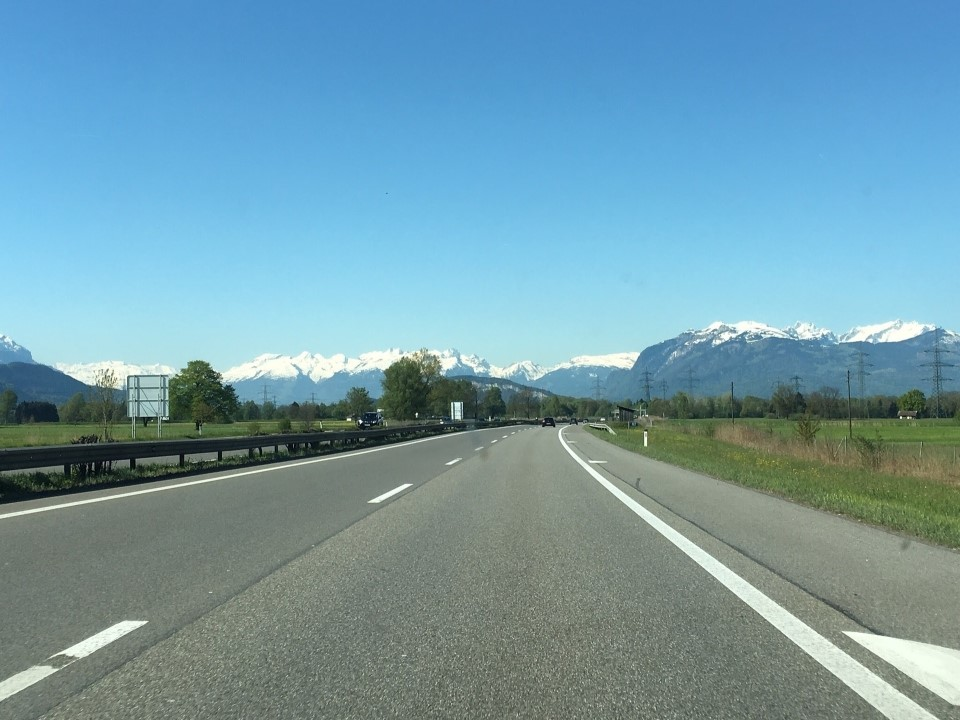
//> input picture Lane_recognition/road.jpg, 960 x 720 px
$ ./차선인식_edge_canny_   (built with g++ and OpenCV 4)
//> lines starting //> are read from the running program, lines starting //| are printed output that depends on the picture; after the words box and inside, x2 and y2 are one past the last pixel; in counts of white or black regions, pixels touching at a corner belong together
//> further down, srcImg is the input picture: 720 rows x 960 cols, CV_8UC3; mean B, G, R 169.2, 155.1, 114
#include <opencv2/opencv.hpp>
using namespace std;
using namespace cv;
Mat roi(Mat src)
{
	Mat mask;
	Scalar color;
	int width = src.cols;
//> width = 960
	int height = src.rows;
//> height = 720

	Point vertices[1][4];
	vertices[0][0] = Point(0, height);
	vertices[0][1] = Point(0, height/2 );
	vertices[0][2] = Point(width, height/2);
	vertices[0][3] = Point(width, height);

	const Point* ppt[1] = { vertices[0] };
	int npt[] = { 4 };

	if (src.channels() == 3) {
		mask = Mat::zeros(src.rows, src.cols, CV_8UC3);
		color = Scalar(255, 255, 255);
	}
	else {
		mask = Mat::zeros(src.rows, src.cols, CV_8UC1);
		color = 255;
	}

	fillPoly(mask, ppt, npt, 1, color);
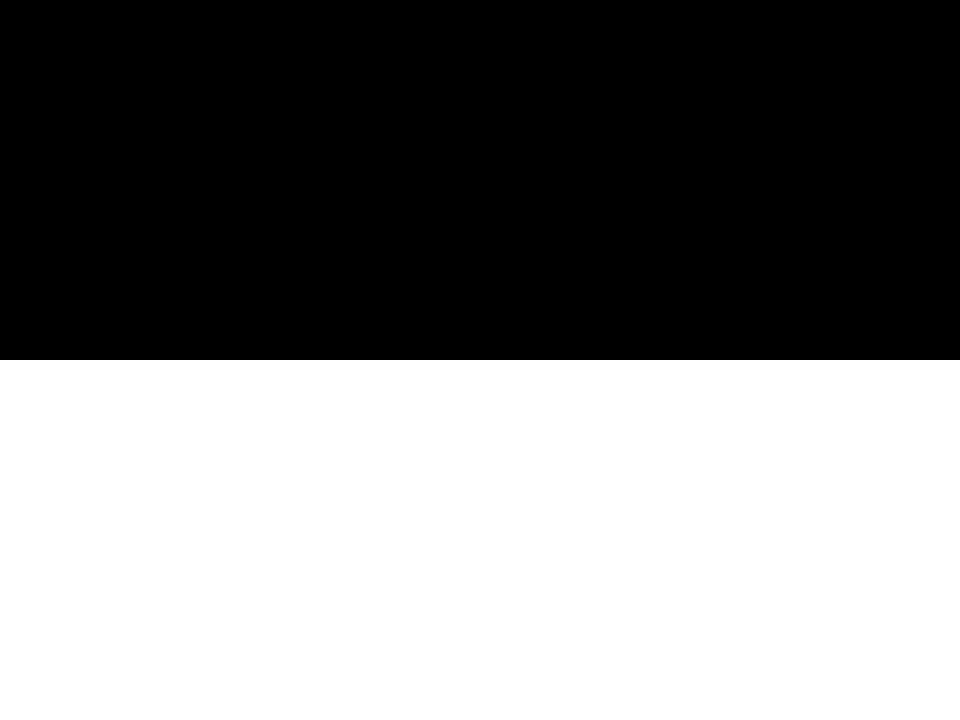
//> mask: 720 rows x 960 cols, CV_8UC3; 50% white; 1 white region, box (x1, y1, x2, y2) and area: (0, 360, 960, 720) 345600

	Mat ROI = mask & src;
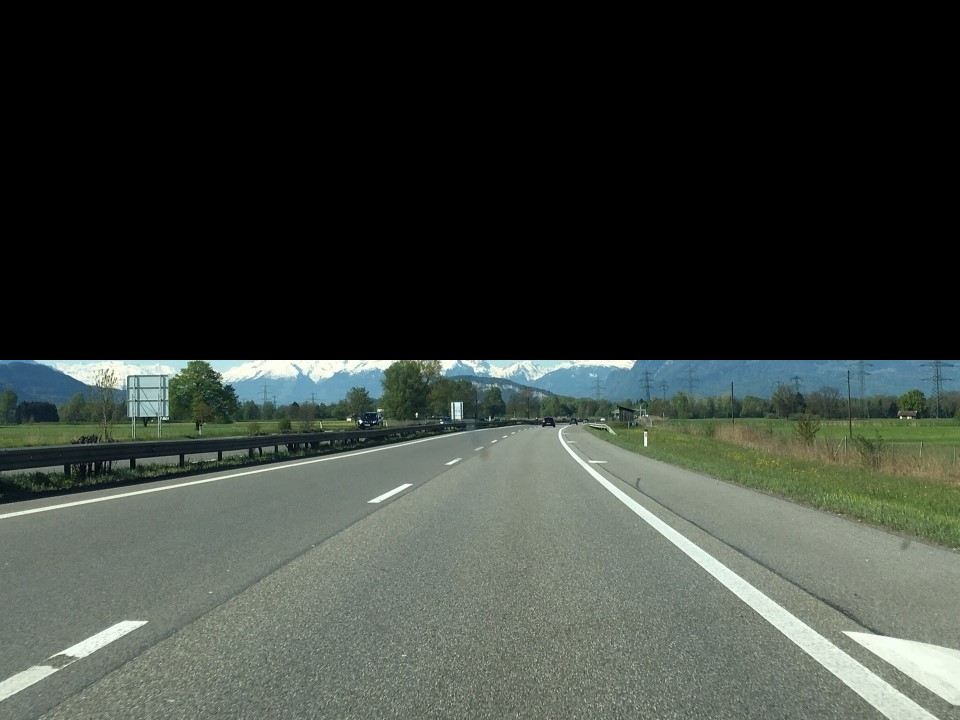
//> ROI: 720 rows x 960 cols, CV_8UC3; mean B, G, R 57.4, 63.5, 57.1

	return ROI;
}
Mat hough_lines(Mat src, int threshold=30)
{
	//threshold: r,세타 평면에서 몇개의 곡선이 한점에서 만날 때 직선으로 판단할지에 대한 최소값
	vector <Vec4i> lines;
	HoughLinesP(src, lines, 5, CV_PI/180, threshold);

	Mat dst = src.clone();  //오 이거 찾고 있었는데 개꿀팁
	for (size_t i = 0; i < lines.size(); i++) {
		Vec4i l = lines[i];

		line(dst, Point(l[0], l[1]), Point(l[2], l[3]), Scalar(0, 0, 255), 1);
	}

	return dst;
}
Mat mask_roi(Mat src, Mat mask)   //결국 색을 입힘ㅋ
{
	for (int i = src.rows / 2; i < src.rows; i++) {  //roi로 자른 부분은 무시해도 됨.
	//for(int i = 0; i < src.rows; i++){     //이거쓰면 더 멀리까지 보일순 있음 근데 엄한 흰색도 잡게됨.
		for (int j = 0; j < src.cols; j++) {
			if (mask.at<uchar>(i, j) > 200 || src.at<Vec3b>(i, j)[0] > 200
					&& src.at<Vec3b>(i, j)[1] > 200
					&&src.at<Vec3b>(i, j)[2] > 200) {
				src.at<Vec3b>(i, j)[0] = 0;
				src.at<Vec3b>(i, j)[1] = 0;
				src.at<Vec3b>(i, j)[2] = 255;
			}
		}
	}
	return src;
}
int main()
{
	//경계선(contour)들을 찾는 과정.
	Mat srcImg = imread("road.jpg");
	Mat res = srcImg.clone();

	srcImg = roi(srcImg);
	imshow("srcimg", srcImg);
	int width = srcImg.cols;
//> width = 960
	int height = srcImg.rows;
//> height = 720

	Mat grayImg;
	//color 이미지는 세세하게는 볼 수 있지만 불필요한 것까지 계산하게됨.
	cvtColor(srcImg, grayImg, COLOR_BGR2GRAY);
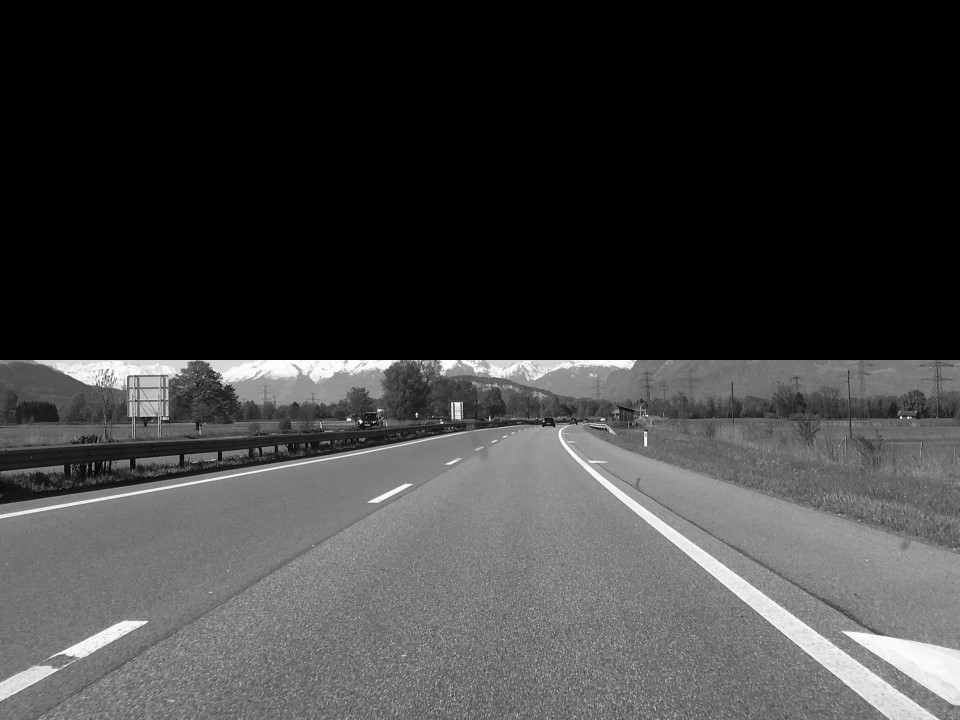
//> grayImg: 720 rows x 960 cols, CV_8UC1; min 0, max 254, mean 60.9
	imshow("grayImg", grayImg);


	Mat gaussImg;
	//blur는 이미지의 노이즈와 불필요한 gradient를 없애기 위해서 사용한다.
	GaussianBlur(grayImg, gaussImg, Size(9, 9), 0.7);
	imshow("gaussImg", gaussImg);

	Mat cannyImg;
	//1:3은 징그러운데..?  값을 키우니까 되네
	//Canny(gaussImg, cannyImg, (gaussImg.rows + gaussImg.cols) / 4, (gaussImg.rows + gaussImg.cols) / 2);
	Canny(gaussImg, cannyImg, 130, 400);
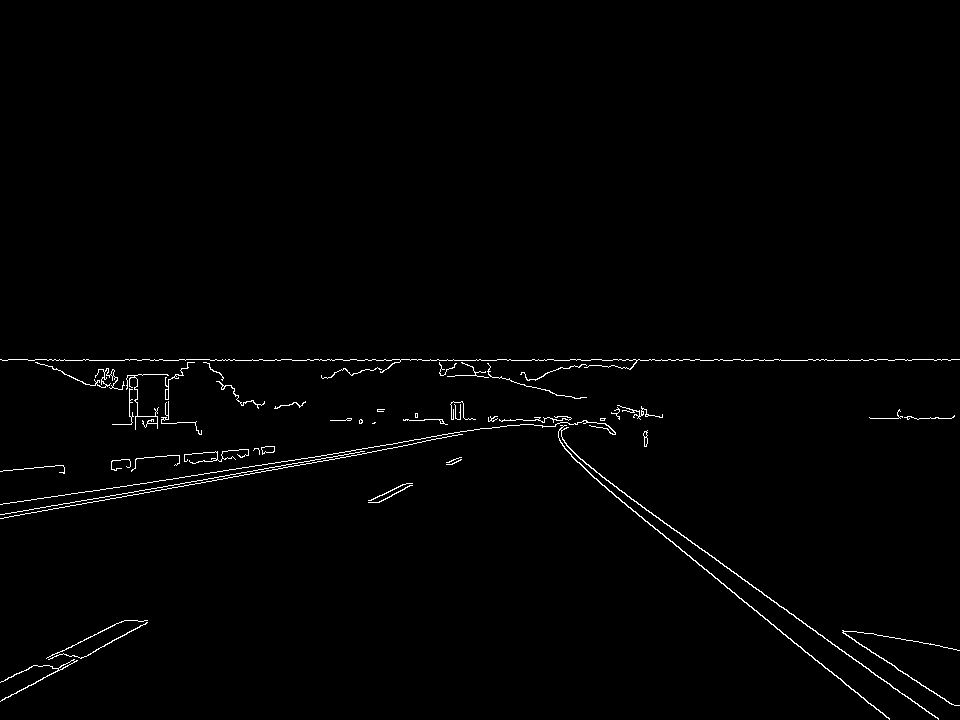
//> cannyImg: 720 rows x 960 cols, CV_8UC1; 1.1% white in thin lines or dots, all inside (x1, y1, x2, y2) = (0, 359, 960, 720)
	imshow("cannyImg", cannyImg);

	//hough transform함수를 이용하여 contour들 중 직선을 검출
	/*
		hough공간이란 한마디로 image space위의 직선에 대하여
		원점에서 수선의 발을 내렸을 때, 원점~ 수직의 발:p, :수선과 x축이 이루는 각:세타로
		두어서 이를 2차원 평면의 점으로 표현한 것.
		(직선의 파라미터를 사용하는 parameter space는 직선의 기울기가 무한대인 경우 표현할 수없기에 만듬.)
	*/
	Mat houghImg = hough_lines(cannyImg, 120);
//> in hough_lines, `HoughLinesP(src, lines, 5, CV_PI/180, threshold);`: lines = 601 lines (x1, y1, x2, y2), first 8: [511, 360, 531, 360], [629, 360, 632, 360], [547, 359, 553, 359], [841, 649, 846, 653], [315, 456, 317, 456], [340, 455, 343, 455], [564, 448, 568, 451], [247, 471, 249, 471]
//> the loop in hough_lines, `for (size_t i = 0; i < lines.size(); i++)` made 601 passes
//> after the loop in hough_lines, `for (size_t i = 0; i < lines.size(); i++)`:
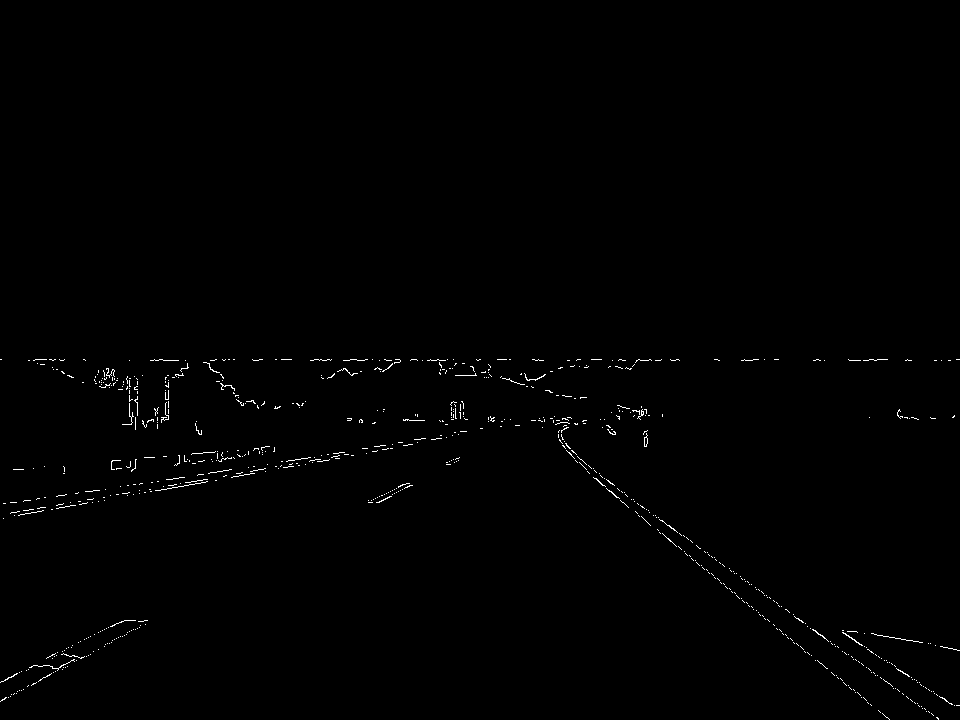
//> dst: 720 rows x 960 cols, CV_8UC1; 0.54% white in thin lines or dots, all inside (x1, y1, x2, y2) = (0, 359, 960, 720)
	imshow("houghImg", houghImg);

	res = mask_roi(res, houghImg);
//> after the loop in mask_roi, `for (int i = src.rows / 2; i < src.rows; i++)`:
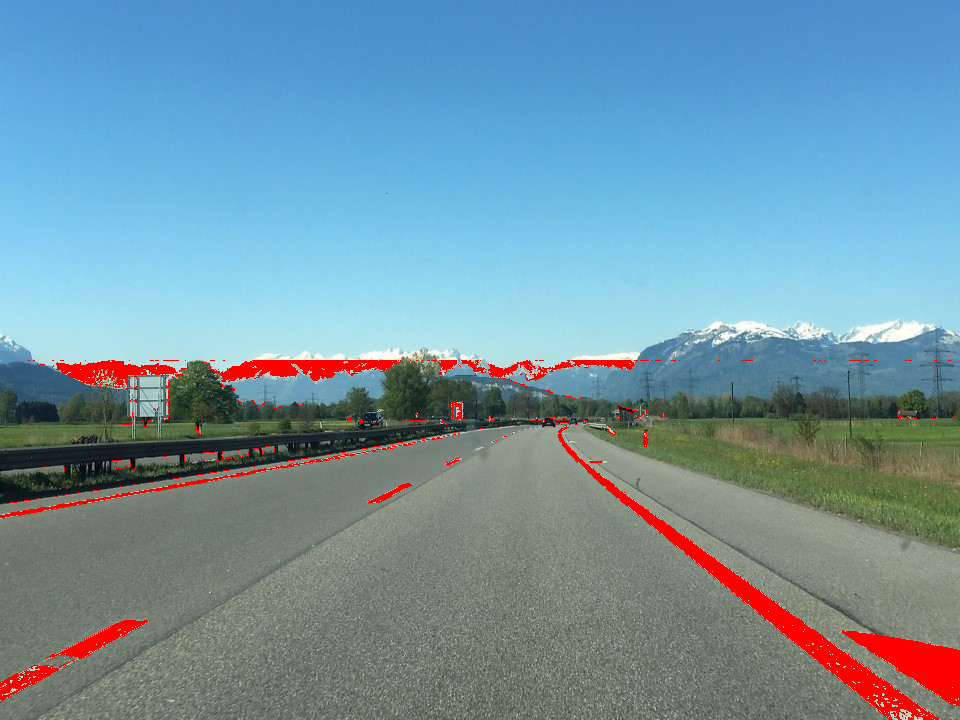
//> src: 720 rows x 960 cols, CV_8UC3; 3.06% of pixels changed, all inside (x1, y1, x2, y2) = (0, 360, 960, 720)
	imshow("res", res);

	waitKey();
	return 0;
}
